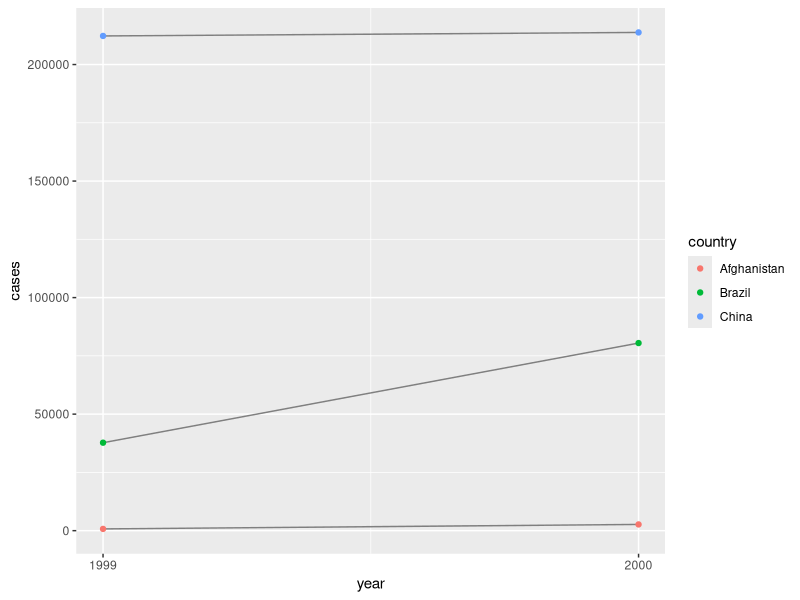
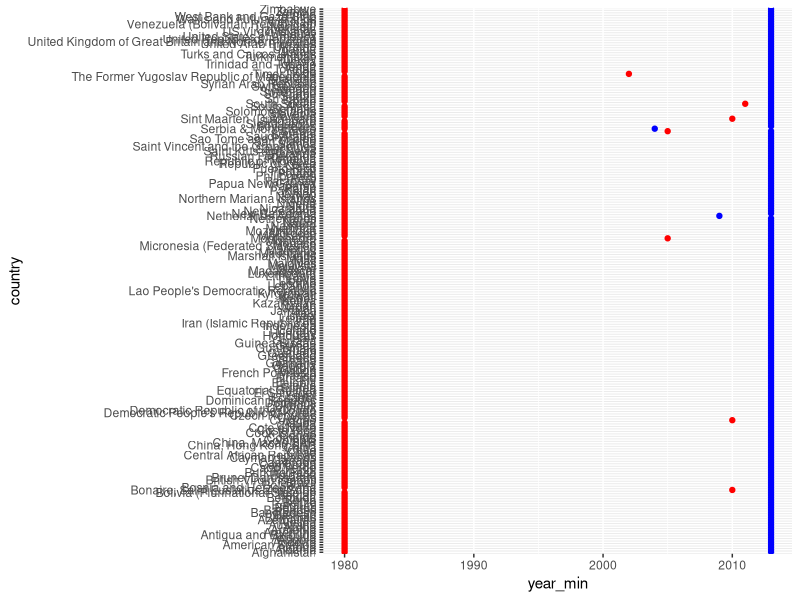

Here is the R script that generated these plots, in order:
## ---- chunk 1
library(tidyverse)
## ---- chunk 2
countries <- filter(table2, type == 'cases')$country
years <- filter(table2, type == 'cases')$year
cases <- filter(table2, type == 'cases')$count
populations <- filter(table2, type == 'population')$count

table2_rate <- tibble(country = countries,
                      year = years,
                      rate = cases/populations * 10000)

table2_rate
## ---- chunk 3
ggplot(data = filter(table2, type == 'cases'),
       mapping = aes(x = year, y= count)) +
  geom_line(mapping = aes(group = country),
            color = 'grey50') +
  geom_point(mapping = aes(color = country)) + 
  labs(y = 'cases') +
  scale_x_continuous(breaks = (c(1999,2000)))
## ---- chunk 4
who %>%
  group_by(country) %>%
  summarize(year_min = min(year), year_max = max(year)) %>%
  ggplot() +
  geom_point(mapping = aes(x = country, y = year_min), color = 'red') +
  geom_point(mapping = aes(x = country , y= year_max), color = 'blue') +
  coord_flip()

